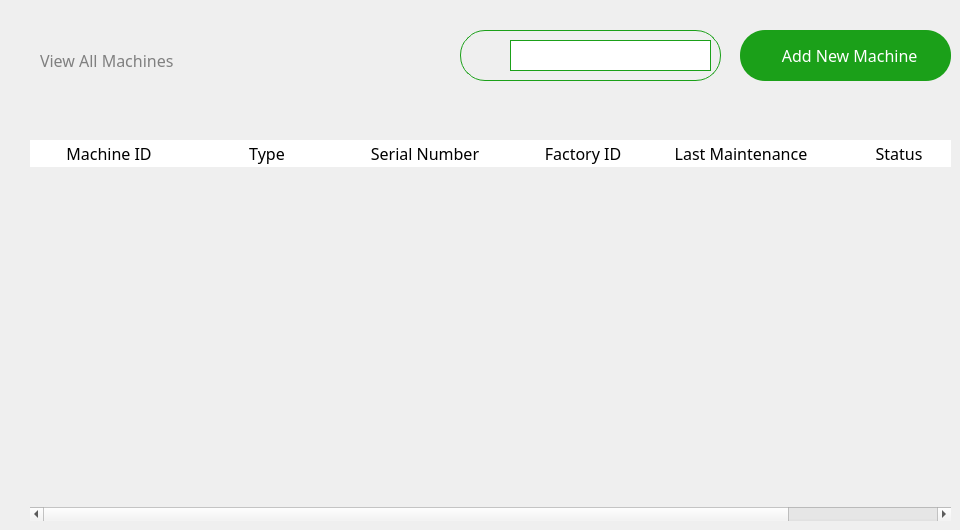
     <widget class="QWidget" name="default_machine">
      <widget class="QLabel" name="txt_9">
       <property name="geometry">
        <rect>
         <x>40</x>
         <y>40</y>
         <width>361</width>
         <height>41</height>
        </rect>
       </property>
       <property name="font">
        <font>
         <family>Lexend Medium</family>
         <pointsize>12</pointsize>
         <bold>false</bold>
        </font>
       </property>
       <property name="styleSheet">
        <string notr="true">background-color:transparent;
color:grey;
border:none;</string>
       </property>
       <property name="text">
        <string>View All Machines</string>
       </property>
      </widget>
      <widget class="QGroupBox" name="search_13">
       <property name="geometry">
        <rect>
         <x>460</x>
         <y>30</y>
         <width>261</width>
         <height>51</height>
        </rect>
       </property>
       <property name="font">
        <font>
         <family>Lexend Light</family>
        </font>
       </property>
       <property name="styleSheet">
        <string notr="true">border-radius:25px;
border-color: rgb(27, 160, 25);
border-width : 1.2px;
border-style:solid;
background-color:#FBFBFBf;</string>
       </property>
       <property name="title">
        <string/>
       </property>
       <property name="alignment">
        <set>Qt::AlignLeading|Qt::AlignLeft|Qt::AlignTop</set>
       </property>
       <property name="flat">
        <bool>false</bool>
       </property>
       <property name="checkable">
        <bool>false</bool>
       </property>
       <widget class="QLineEdit" name="search_14">
        <property name="geometry">
         <rect>
          <x>50</x>
          <y>10</y>
          <width>201</width>
          <height>31</height>
         </rect>
        </property>
        <property name="font">
         <font>
          <pointsize>14</pointsize>
         </font>
        </property>
        <property name="styleSheet">
         <string notr="true">border-radius:0px;
border-color: rgb(27, 160, 25);
border-width : 0x;
background-color:#FBFBFBf;;</string>
        </property>
        <property name="inputMask">
         <string/>
        </property>
        <property name="text">
         <string/>
        </property>
        <property name="echoMode">
         <enum>QLineEdit::Normal</enum>
        </property>
       </widget>
       <widget class="QLabel" name="search_icon_8">
        <property name="geometry">
         <rect>
          <x>10</x>
          <y>15</y>
          <width>21</width>
          <height>21</height>
         </rect>
        </property>
        <property name="styleSheet">
         <string notr="true">background:none;
border-radius: 20px;
border: 1px solid;
border-color:none;
</string>
        </property>
        <property name="text">
         <string/>
        </property>
        <property name="pixmap">
         <pixmap resource="resources.qrc">:/images/Icon.png</pixmap>
        </property>
        <property name="scaledContents">
         <bool>true</bool>
        </property>
       </widget>
      </widget>
      <widget class="QPushButton" name="add_machine_btn">
       <property name="geometry">
        <rect>
         <x>740</x>
         <y>30</y>
         <width>211</width>
         <height>51</height>
        </rect>
       </property>
       <property name="styleSheet">
        <string notr="true">*{
background:#1ba019;
border-radius:25px;
color:white;
font-family: Lexend;
font-size:16px;
}
QPushButton:hover
{
background:#00b521;
color:white;
border-left:3px solid #1BA019 ; 
border-color:none;
border-radius:25px;




}
QPushButton:pressed
{
background:#013220;
color:black;
border-radius:25px;
color:white;
font-family: Lexend;
font-size:16px;
border-radius:10px;
border-left:3.5px solid #1BA019 ; 


/*background: qlineargradient(x1: 0, y1: 0, x2: 0, y2: 1,
                                stop: 0 #ffffff, stop: 1 #dcdcdc);*/
}</string>
       </property>
       <property name="text">
        <string>  Add New Machine</string>
       </property>
       <property name="icon">
        <iconset>
         <normalon>:/images/add-circle.png</normalon>
        </iconset>
       </property>
       <property name="iconSize">
        <size>
         <width>200</width>
         <height>200</height>
        </size>
       </property>
       <property name="autoRepeatInterval">
        <number>100</number>
       </property>
      </widget>
      <widget class="QTableWidget" name="table_4">
       <property name="geometry">
        <rect>
         <x>30</x>
         <y>140</y>
         <width>921</width>
         <height>381</height>
        </rect>
       </property>
       <property name="layoutDirection">
        <enum>Qt::LeftToRight</enum>
       </property>
       <property name="styleSheet">
        <string notr="true">QTableWidget {
	background-color:transparent;
border:none;
}
QHeaderView::section {
    border: none;
background-color:white;
}


QScrollBar:vertical {
    border:none;
    background:#85DD84;
    width: 12px;
}

QScrollBar::handle:vertical {
    background: #1BA019;
}

QScrollBar::add-page:vertical {
	background: #9CD79B;
}
QScrollBar::sub-page:vertical {
	background: #9CD79B;
}
</string>
       </property>
       <property name="frameShape">
        <enum>QFrame::NoFrame</enum>
       </property>
       <property name="frameShadow">
        <enum>QFrame::Plain</enum>
       </property>
       <property name="lineWidth">
        <number>0</number>
       </property>
       <property name="verticalScrollBarPolicy">
        <enum>Qt::ScrollBarAsNeeded</enum>
       </property>
       <property name="sizeAdjustPolicy">
        <enum>QAbstractScrollArea::AdjustIgnored</enum>
       </property>
       <property name="autoScroll">
        <bool>true</bool>
       </property>
       <property name="editTriggers">
        <set>QAbstractItemView::NoEditTriggers</set>
       </property>
       <property name="showDropIndicator" stdset="0">
        <bool>false</bool>
       </property>
       <property name="dragEnabled">
        <bool>false</bool>
       </property>
       <property name="dragDropOverwriteMode">
        <bool>false</bool>
       </property>
       <property name="dragDropMode">
        <enum>QAbstractItemView::NoDragDrop</enum>
       </property>
       <property name="alternatingRowColors">
        <bool>false</bool>
       </property>
       <property name="selectionMode">
        <enum>QAbstractItemView::SingleSelection</enum>
       </property>
       <property name="showGrid">
        <bool>false</bool>
       </property>
       <property name="gridStyle">
        <enum>Qt::NoPen</enum>
       </property>
       <property name="sortingEnabled">
        <bool>false</bool>
       </property>
       <property name="wordWrap">
        <bool>false</bool>
       </property>
       <property name="cornerButtonEnabled">
        <bool>false</bool>
       </property>
       <attribute name="horizontalHeaderVisible">
        <bool>true</bool>
       </attribute>
       <attribute name="horizontalHeaderCascadingSectionResizes">
        <bool>false</bool>
       </attribute>
       <attribute name="horizontalHeaderDefaultSectionSize">
        <number>158</number>
       </attribute>
       <attribute name="horizontalHeaderHighlightSections">
        <bool>false</bool>
       </attribute>
       <attribute name="horizontalHeaderShowSortIndicator" stdset="0">
        <bool>false</bool>
       </attribute>
       <attribute name="horizontalHeaderStretchLastSection">
        <bool>false</bool>
       </attribute>
       <attribute name="verticalHeaderVisible">
        <bool>false</bool>
       </attribute>
       <attribute name="verticalHeaderCascadingSectionResizes">
        <bool>true</bool>
       </attribute>
       <attribute name="verticalHeaderMinimumSectionSize">
        <number>24</number>
       </attribute>
       <attribute name="verticalHeaderDefaultSectionSize">
        <number>40</number>
       </attribute>
       <attribute name="verticalHeaderHighlightSections">
        <bool>false</bool>
       </attribute>
       <attribute name="verticalHeaderShowSortIndicator" stdset="0">
        <bool>true</bool>
       </attribute>
       <attribute name="verticalHeaderStretchLastSection">
        <bool>true</bool>
       </attribute>
       <row>
        <property name="text">
         <string>New Row</string>
        </property>
       </row>
       <row>
        <property name="text">
         <string>New Row</string>
        </property>
       </row>
       <row>
        <property name="text">
         <string>New Row</string>
        </property>
       </row>
       <row>
        <property name="text">
         <string>New Row</string>
        </property>
       </row>
       <column>
        <property name="text">
         <string>Machine ID</string>
        </property>
        <property name="whatsThis">
         <string notr="true"/>
        </property>
        <property name="font">
         <font>
          <family>Lexend Light</family>
          <pointsize>12</pointsize>
         </font>
        </property>
       </column>
       <column>
        <property name="text">
         <string>Type</string>
        </property>
        <property name="font">
         <font>
          <family>Lexend Light</family>
          <pointsize>12</pointsize>
         </font>
        </property>
       </column>
       <column>
        <property name="text">
         <string>Serial Number</string>
        </property>
        <property name="font">
         <font>
          <family>Lexend Light</family>
          <pointsize>12</pointsize>
         </font>
        </property>
       </column>
       <column>
        <property name="text">
         <string>Factory ID</string>
        </property>
        <property name="font">
         <font>
          <family>Lexend Light</family>
          <pointsize>12</pointsize>
         </font>
        </property>
       </column>
       <column>
        <property name="text">
         <string>Last Maintenance</string>
        </property>
        <property name="font">
         <font>
          <family>Lexend Light</family>
          <pointsize>12</pointsize>
         </font>
        </property>
       </column>
       <column>
        <property name="text">
         <string>Status</string>
        </property>
        <property name="font">
         <font>
          <family>Lexend Light</family>
          <pointsize>12</pointsize>
         </font>
        </property>
       </column>
      </widget>
     </widget>
